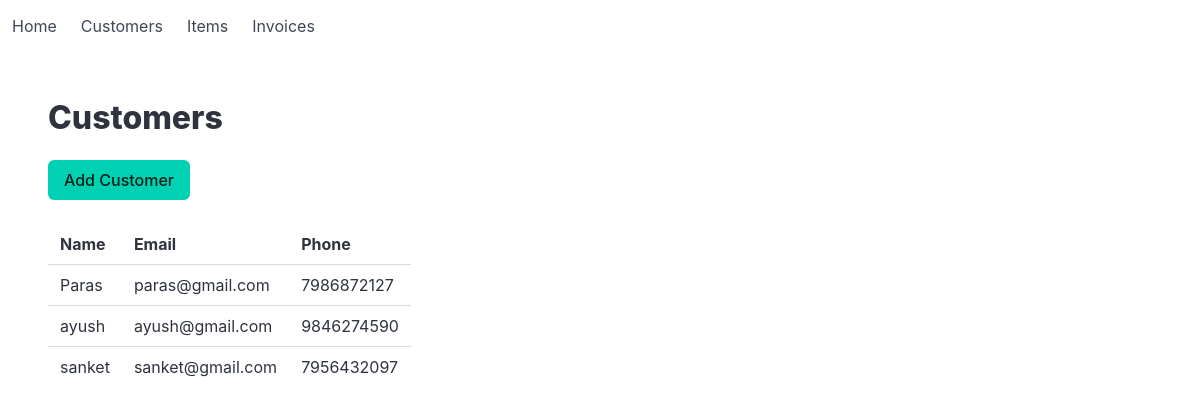
The page /customers on the database as committed earlier.
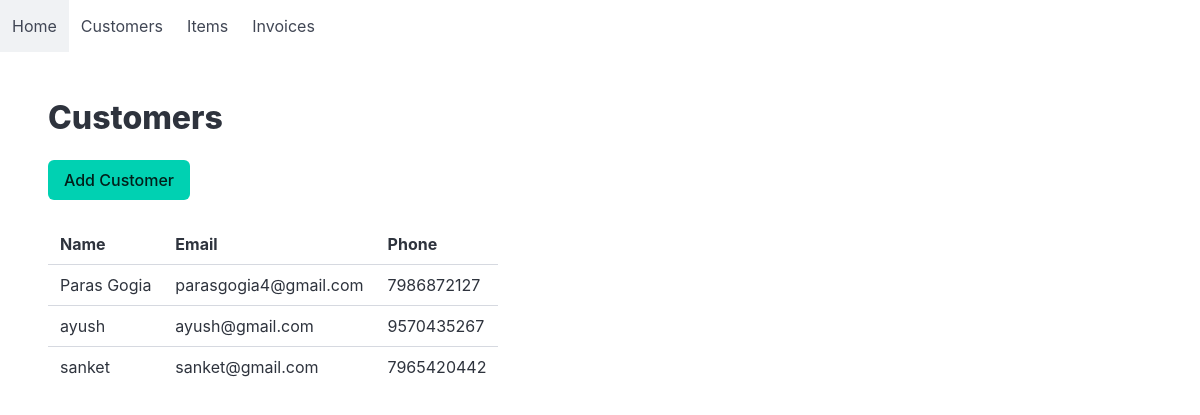
The same page on the database as committed later.
### models.py (models this page shows)
class BaseModel(Model):
    class Meta:
        database = db

class Customer(BaseModel):
    name = CharField()
    email = CharField()
    phone = CharField()

### app.py (the view)
@app.route("/customers")
def customers():
    data = Customer.select()
    return render_template("customers/list.html",customers = data)

### templates/customers/list.html
{% extends "base.html" %}
{% block content %}
<h1 class="title">
Customers
</h1>
<a class="button is-primary"
href="/customers/add">
Add Customer
</a>
<table class="table mt-5">
<tr>
<th>Name</th>
<th>Email</th>
<th>Phone</th>
</tr>
{% for customer in customers %}
<tr>
<td>
{{ customer.name }}
</td>
<td>
{{ customer.email }}
</td>
<td>
{{ customer.phone }}
</td>
</tr>
{% endfor %}
</table>
{% endblock %}

Rows that differ between the two databases and show on the page:
changed Customer: name "Paras" → "Paras Gogia"; email "paras@gmail.com" → "parasgogia4@gmail.com"
changed Customer "ayush": phone "9846274590" → "9570435267"
changed Customer "sanket": phone "7956432097" → "7965420442"
